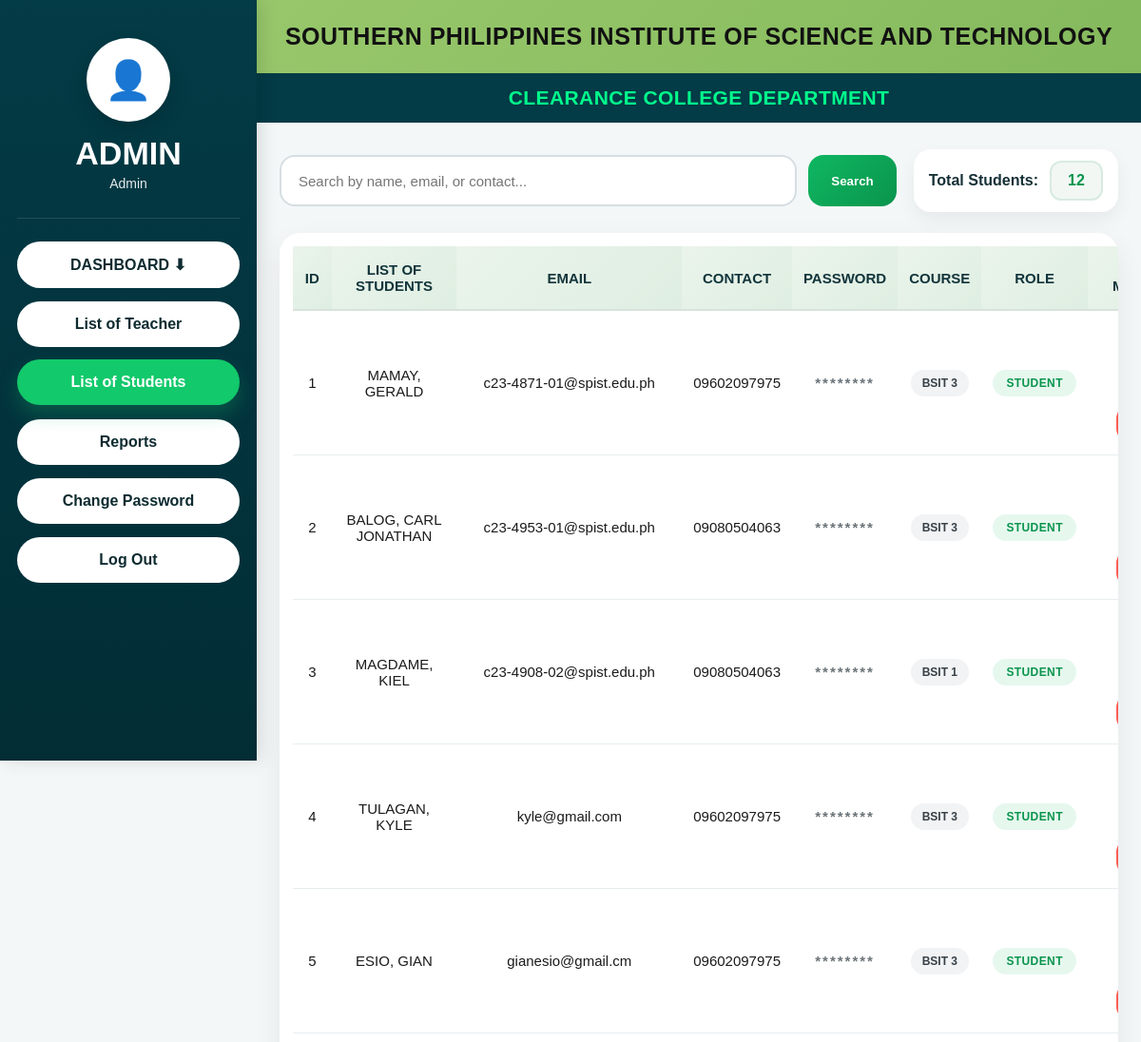
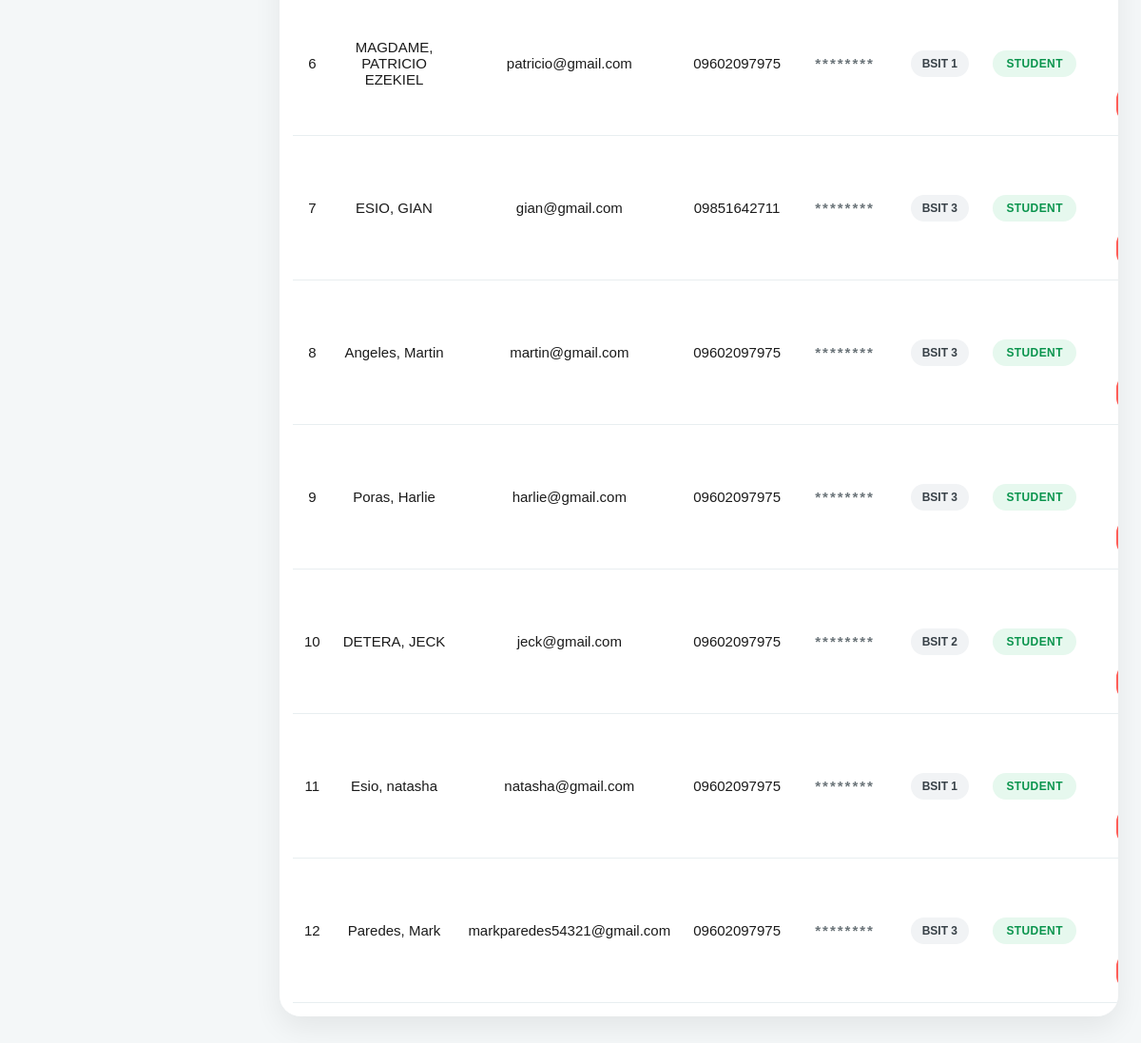
/clearance_system/dashboard/admin.php (signed in), run on the app's committed database (2 pictures, top to bottom).
### tables this page shows
CREATE TABLE `users` (
  `id` int(11) NOT NULL,
  `firstname` varchar(100) DEFAULT NULL,
  `lastname` varchar(100) DEFAULT NULL,
  `email` varchar(100) DEFAULT NULL,
  `contact_number` varchar(20) DEFAULT NULL,
  `password` varchar(255) DEFAULT NULL,
  `role` enum('student','teacher') DEFAULT NULL,
  `course` varchar(50) DEFAULT NULL,
  `profile_photo` varchar(255) DEFAULT NULL,
  `is_deleted` tinyint(1) NOT NULL DEFAULT 0,
  `deleted_at` datetime DEFAULT NULL
);

### clearance_system/dashboard/admin.php (the view, shortened to what this page needs)
<?php
include("../config/db.php");
$search = isset($_GET['search']) ? trim($_GET['search']) : '';
$courseFilter = isset($_GET['course']) ? trim($_GET['course']) : '';
$viewRole = isset($_GET['view']) ? trim($_GET['view']) : 'students';
$sql = "SELECT * FROM users WHERE 1=1";
if ($viewRole === 'students') {
    $sql .= " AND role = 'student'";
} elseif ($viewRole === 'teachers') {
    $sql .= " AND role = 'teacher'";
}
$sql .= " ORDER BY id DESC";
$stmt = $conn->prepare($sql);
$stmt->execute();
$result = $stmt->get_result();
$totalStudentsQuery = $conn->query("SELECT COUNT(*) as total FROM users WHERE role='student'");
$totalStudents = $totalStudentsQuery->fetch_assoc()['total'];
$totalTeachersQuery = $conn->query("SELECT COUNT(*) as total FROM users WHERE role='teacher'");
$totalTeachers = $totalTeachersQuery->fetch_assoc()['total'];
?>
<!DOCTYPE html>
<html lang="en">
<head>
</head>
<body>
<div class="admin-wrapper">
    <div class="sidebar">
        <div class="profile-box">
            <div class="profile-icon">👤</div>
            <h3>ADMIN</h3>
            <p><?php echo isset($_SESSION['name']) ? $_SESSION['name'] : 'Administrator'; ?></p>
        </div>
        <div class="dropdown">
            <button type="button" class="dropdown-btn" onclick="toggleDropdown()">
                DASHBOARD ⬇
            </button>
        </div>
        <a class="side-btn <?php echo ($viewRole === 'teachers') ? 'active' : ''; ?>" href="admin.php?view=teachers">List of Teacher</a>
        <a class="side-btn <?php echo ($viewRole === 'students' && empty($courseFilter)) ? 'active' : ''; ?>" href="admin.php?view=students">List of Students</a>
        <a class="side-btn" href="#">Reports</a>
        <a class="side-btn" href="#">Change Password</a>
        <a class="side-btn" href="../auth/logout.php">Log Out</a>
    </div>
    <div class="main-content">
        <div class="top-header">SOUTHERN PHILIPPINES INSTITUTE OF SCIENCE AND TECHNOLOGY</div>
        <div class="sub-header">CLEARANCE COLLEGE DEPARTMENT</div>
        <div class="content-area">
            <div class="top-controls">
                <form method="GET" action="admin.php" class="search-form">
                    <input
                        type="text"
                        name="search"
                        placeholder="Search by name, email, or contact..."
                        value="<?php echo htmlspecialchars($search); ?>"
                    >
                    <button type="submit">Search</button>
                </form>
                <div class="totals-box">
                    <?php if ($viewRole === 'students'): ?>
                        <span>
                            Total Students<?php echo !empty($courseFilter) ? " (" . htmlspecialchars($courseFilter) . ")" : ""; ?>:
                        </span>
                        <div class="count">
                            <?php
                            if (!empty($courseFilter)) {
                                $countStmt = $conn->prepare("SELECT COUNT(*) as total FROM users WHERE role='student' AND course=?");
                                $countStmt->bind_param("s", $courseFilter);
                                $countStmt->execute();
                                $countRes = $countStmt->get_result()->fetch_assoc();
                                echo $countRes['total'];
                            } else {
                                echo $totalStudents;
                            }
                            ?>
                        </div>
                    <?php else: ?>
                        <span>Total Teachers:</span>
                        <div class="count"><?php echo $totalTeachers; ?></div>
                    <?php endif; ?>
                </div>
            </div>
            <div class="table-wrap">
                <table>
                    <thead>
                        <tr>
                            <th>ID</th>
                            <th>LIST OF <?php echo ($viewRole === 'students') ? 'STUDENTS' : 'TEACHERS'; ?></th>
                            <th>EMAIL</th>
                            <th>CONTACT</th>
                            <th>PASSWORD</th>
                            <?php if ($viewRole === 'students'): ?>
                                <th>COURSE</th>
                            <?php endif; ?>
                            <th>ROLE</th>
                            <th>User Management</th>
                        </tr>
                    </thead>
                    <tbody>
                        <?php if ($result->num_rows > 0): ?>
                            <?php $display_id = 1; ?>
                            <?php while($row = $result->fetch_assoc()): ?>
                                <tr>
                                    <td><?php echo $display_id; ?></td>
                                    <td><?php echo htmlspecialchars($row['lastname'] . ', ' . $row['firstname']); ?></td>
                                    <td><?php echo htmlspecialchars($row['email']); ?></td>
                                    <td><?php echo htmlspecialchars($row['contact_number']); ?></td>
                                    <td><span class="password-mask">********</span></td>
                                    <?php if ($viewRole === 'students'): ?>
                                        <td>
                                            <span class="course-badge">
                                                <?php echo htmlspecialchars($row['course']); ?>
                                            </span>
                                        </td>
                                    <?php endif; ?>
                                    <td>
                                        <span class="role-badge <?php echo ($row['role'] === 'student') ? 'role-student' : 'role-teacher'; ?>">
                                            <?php echo strtoupper(htmlspecialchars($row['role'])); ?>
                                        </span>
                                    </td>
                                    <td>
                                        <div class="action-group">
                                        </div>
                                    </td>
                                </tr>
                                <?php $display_id++; ?>
                            <?php endwhile; ?>
                        <?php endif; ?>
                    </tbody>
                </table>
            </div>
        </div>
    </div>
</div>
</body>
</html>

### clearance_system/dashboard/admin.php (style rules this page uses)
* { margin: 0; padding: 0; box-sizing: border-box; font-family: Arial, Helvetica, sans-serif; }
body { background: #f4f7f8; color: #1b1b1b; }
.admin-wrapper { display: flex; min-height: 100vh; }
.sidebar { width: 270px; background: linear-gradient(180deg, #033b46, #022d35); color: #fff; padding: 26px 18px; position: sticky; top: 0; height: 100vh; box-shadow: 4px 0 18px rgba(0,0,0,0.12); }
.profile-box { text-align: center; padding: 14px 10px 28px; border-bottom: 1px solid rgba(255,255,255,0.12); margin-bottom: 24px; }
.profile-icon { width: 88px; height: 88px; margin: 0 auto 14px; border-radius: 50%; background: #ffffff; color: #033b46; display: flex; align-items: center; justify-content: center; font-size: 40px; box-shadow: 0 8px 20px rgba(0,0,0,0.15); }
.profile-box h3 { font-size: 34px; margin-bottom: 4px; font-weight: 800; }
.profile-box p { font-size: 14px; opacity: 0.9; }
.side-btn, .dropdown-btn { display: block; width: 100%; text-align: center; text-decoration: none; background: #fff; color: #0e2b30; padding: 15px 14px; border-radius: 999px; font-weight: 700; margin-bottom: 14px; border: none; cursor: pointer; transition: 0.25s ease; font-size: 16px; }
.side-btn:hover, .dropdown-btn:hover, .side-btn.active { background: #12c96b; color: #fff; transform: translateY(-1px); box-shadow: 0 10px 20px rgba(18, 201, 107, 0.25); }
.dropdown { margin-bottom: 14px; }
.main-content { flex: 1; min-width: 0; }
.top-header { background: linear-gradient(135deg, #98c76b, #85b95d); color: #111; text-align: center; padding: 24px 20px; font-size: 25px; font-weight: 900; letter-spacing: 0.5px; }
.sub-header { background: #033b46; color: #00ff8c; text-align: center; padding: 14px 20px; font-size: 21px; font-weight: 900; letter-spacing: 0.4px; }
.content-area { padding: 28px 24px; }
.top-controls { display: flex; justify-content: space-between; align-items: center; gap: 18px; margin-bottom: 22px; flex-wrap: wrap; }
.search-form { flex: 1; min-width: 320px; display: flex; gap: 12px; align-items: center; }
.search-form input[type="text"] { flex: 1; min-width: 0; height: 54px; border: 2px solid #d6dee2; border-radius: 16px; padding: 0 18px; font-size: 15px; outline: none; transition: 0.25s ease; background: #fff; }
.search-form button { height: 54px; padding: 0 24px; border: none; border-radius: 16px; background: linear-gradient(135deg, #0fb761, #0a944d); color: #fff; font-weight: 800; cursor: pointer; transition: 0.25s ease; }
.totals-box { display: flex; align-items: center; gap: 12px; background: #fff; padding: 12px 16px; border-radius: 18px; box-shadow: 0 8px 20px rgba(0,0,0,0.06); font-weight: 800; color: #163037; }
.count { min-width: 56px; height: 42px; border-radius: 12px; background: #f2f7f4; display: flex; align-items: center; justify-content: center; font-weight: 900; color: #0a944d; border: 2px solid #d8ebe0; }
.table-wrap { width: 100%; overflow-x: auto; background: #fff; border-radius: 22px; box-shadow: 0 12px 30px rgba(0,0,0,0.07); padding: 14px; }
table { width: 100%; border-collapse: collapse; min-width: 980px; }
thead th { background: linear-gradient(135deg, #eaf4eb, #dfeee2); color: #12353b; font-size: 15px; font-weight: 900; padding: 16px 12px; text-align: center; border-bottom: 2px solid #d8e3dd; }
tbody td { padding: 15px 12px; text-align: center; border-bottom: 1px solid #e8eef0; font-size: 15px; vertical-align: middle; }
.role-badge { display: inline-block; padding: 7px 14px; border-radius: 999px; font-size: 12px; font-weight: 800; letter-spacing: 0.4px; }
.role-student { background: #e6f8ee; color: #0a944d; }
.course-badge { display: inline-block; padding: 7px 12px; border-radius: 999px; background: #f1f3f5; color: #374047; font-size: 12px; font-weight: 800; }
.password-mask { color: #6b7479; letter-spacing: 2px; font-weight: 700; }
.action-group { display: flex; justify-content: center; align-items: center; gap: 8px; flex-wrap: wrap; }

### data on the page
users: lastname+firstname "MAMAY, GERALD", email "c23-4871-01@spist.edu.ph", contact_number "09602097975", course "BSIT 3", role "STUDENT"
users: lastname+firstname "BALOG, CARL JONATHAN", email "c23-4953-01@spist.edu.ph", contact_number "09080504063", course "BSIT 3", role "STUDENT"
users: lastname+firstname "MAGDAME, KIEL", email "c23-4908-02@spist.edu.ph", contact_number "09080504063", course "BSIT 1", role "STUDENT"
users: lastname+firstname "TULAGAN, KYLE", email "kyle@gmail.com", contact_number "09602097975", course "BSIT 3", role "STUDENT"
users: lastname+firstname "ESIO, GIAN", email "gianesio@gmail.cm", contact_number "09602097975", course "BSIT 3", role "STUDENT"
users: lastname+firstname "MAGDAME, PATRICIO EZEKIEL", email "patricio@gmail.com", contact_number "09602097975", course "BSIT 1", role "STUDENT"
users: lastname+firstname "ESIO, GIAN", email "gian@gmail.com", contact_number "09851642711", course "BSIT 3", role "STUDENT"
users: lastname+firstname "Angeles, Martin", email "martin@gmail.com", contact_number "09602097975", course "BSIT 3", role "STUDENT"
users: lastname+firstname "Poras, Harlie", email "harlie@gmail.com", contact_number "09602097975", course "BSIT 3", role "STUDENT"
users: lastname+firstname "DETERA, JECK", email "jeck@gmail.com", contact_number "09602097975", course "BSIT 2", role "STUDENT"
users: lastname+firstname "Esio, natasha", email "natasha@gmail.com", contact_number "09602097975", course "BSIT 1", role "STUDENT"
users: lastname+firstname "Paredes, Mark", email "markparedes54321@gmail.com", contact_number "09602097975", course "BSIT 3", role "STUDENT"

### other printed values
$_SESSION['name'] "Admin"
$totalStudents "12"
